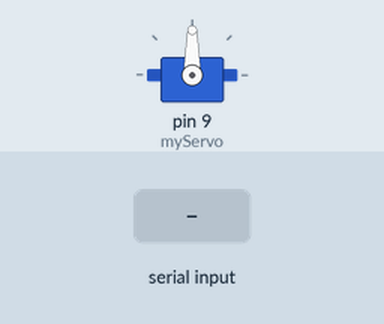
Bench run of a sketch on a simulated Arduino Uno, built with avr-gcc and run on an emulated ATmega328P. On the bench: servo. The test bench sets the inputs (shaded band).

Above: at 1.2 s.
1.3 s: "L\n" received over Serial
At 2.5 s:
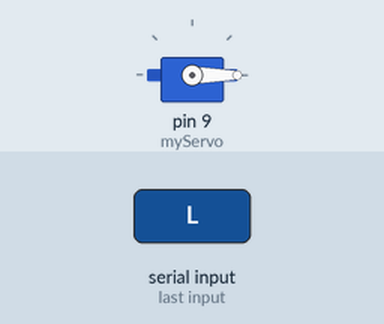
2.8 s: "R\n" received over Serial
At 3.9 s:
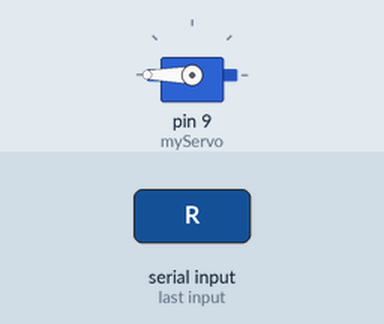
4.3 s: "N\n" received over Serial
At 5.0 s:
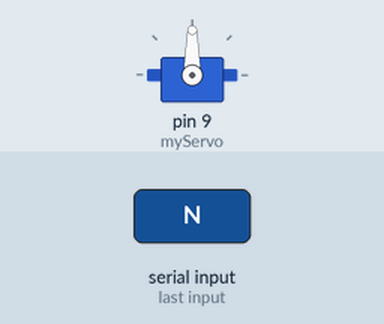
Timing chart, 0 to 7.3 s (numbered marks = the images above; inputs shaded):
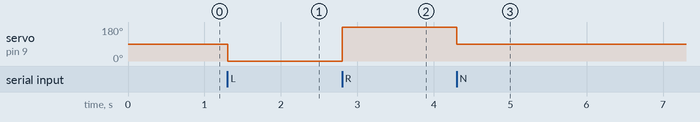

The sketch:

servomotorhandrecognition.ino
```cpp
#include <Servo.h>

Servo myServo;
String input = "";

void setup() {
  Serial.begin(9600);
  myServo.attach(9);
  myServo.write(90);  // center
}

void loop() {
  while (Serial.available()) {
    char c = Serial.read();

    if (c == '\n') {
      if (input == "L") {
        myServo.write(0);    // move left
      }
      else if (input == "R") {
        myServo.write(180);  // move right
      }
      else if (input == "N") {
        myServo.write(90);   // center
      }

      input = "";  // clear
    }
    else {
      input += c;
    }
  }
}
```

Measured:
- after the input at 1.3 s, servo on pin 9 (myServo): 90° → 0° at once
- after the input at 2.8 s, servo on pin 9 (myServo): 0° → 180° at once
- after the input at 4.3 s, servo on pin 9 (myServo): 180° → 90° at once
